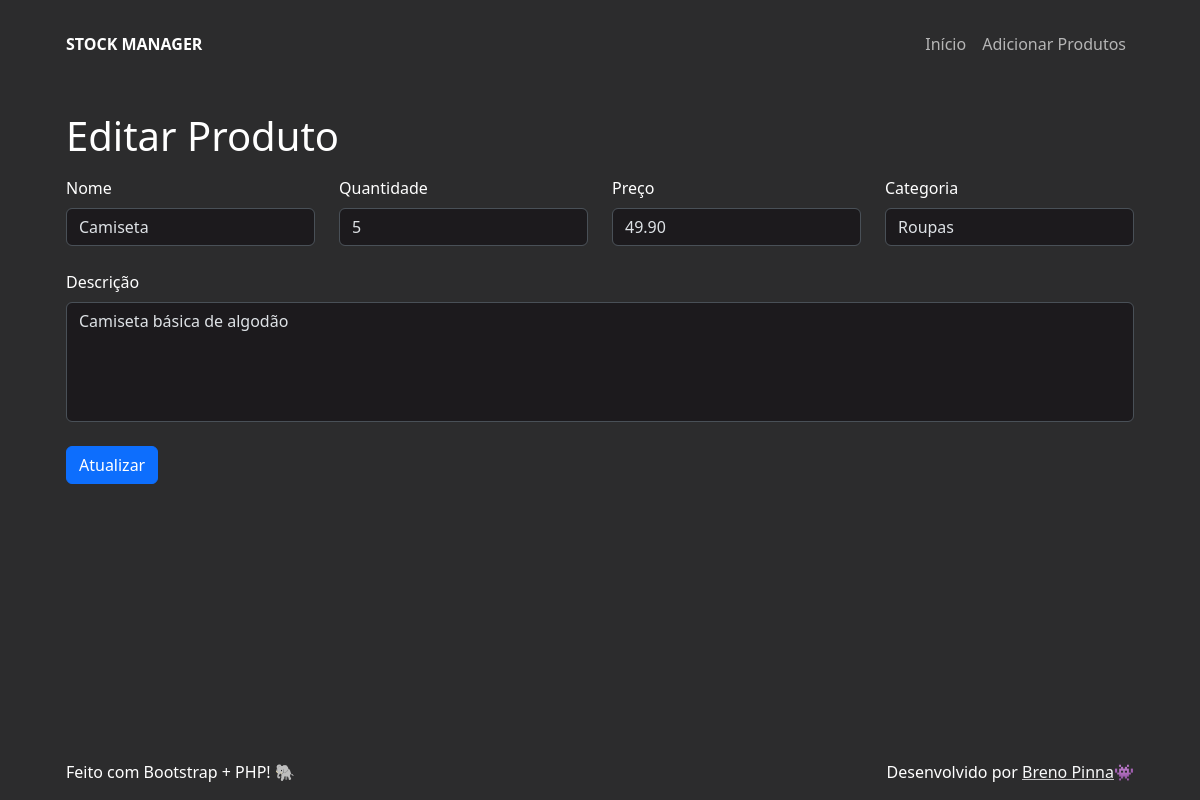
The app's page /update?id=1 with its own data.
### tables this page shows
CREATE TABLE products (
  id int NOT NULL AUTO_INCREMENT,
  name varchar(255) NOT NULL,
  quantity int NOT NULL,
  category varchar(255) NOT NULL,
  price decimal(10, 2) NOT NULL,
  description varchar(1000) NOT NULL,
  created_at timestamp DEFAULT CURRENT_TIMESTAMP,
  modified_at timestamp DEFAULT CURRENT_TIMESTAMP ON UPDATE CURRENT_TIMESTAMP,
  PRIMARY KEY (id)
);

### src/data/get_product_details.php (called while the page is built, shortened)
<?php
  function get_product_details(int $id){
    try {
      $con = connect();
      $sql = "SELECT * FROM products WHERE products.id = :id;";
      $stmt = $con->prepare($sql);
      $stmt->execute([
        ":id" => $id
      ]);
      $product_details = $stmt->fetch(PDO::FETCH_ASSOC);
      return $product_details;
    } catch (\Throwable $th) {
      return null;
    }
  }

### src/components/product_form.php (the view, shortened to what this page needs)
<?php
  function product_form(FormMode $mode, array $product = []){
    $id = $product['id'] ?? 0;
    $name = $product['name'] ?? "";
    $quantity = $product['quantity'] ?? 1;
    $price = $product['price'] ?? 0.01;
    $category = $product['category'] ?? "";
    $description = $product['description'] ?? "";
    [$path, $button_text] = match($mode) {
      FormMode::CREATE => ['create', "Salvar"],
      FormMode::UPDATE => ['update', "Atualizar"],
    };
    $form_id = $mode == FormMode::CREATE ? "create-product" : "";
    $form_action = $mode == FormMode::UPDATE ? "/src/data/{$path}.php" : "";
    $input_hidden = $mode == FormMode::UPDATE ? "<input type='hidden' name='id' value={$id}>" : "";
    return <<<HTML
    <div class="gy-4">
      <form id="{$form_id}" action="{$form_action}" method="post">
        {$input_hidden}
        <div class="row row-gap-2">
          <div class="col-12 col-sm-3">
            <label for="name" class="form-label">Nome</label>
            <input
              type="text"
              class="form-control bg-secondary"
              id="name"
              name="name"
              value="{$name}"
              required />
          </div>
          <div class="col-6 col-sm-3">
            <label for="quantity" class="form-label">Quantidade</label>
            <input
              type="number"
              step="1"
              min="1"
              class="form-control bg-secondary"
              id="quantity"
              name="quantity"
              value="{$quantity}"
              required />
          </div>
          <div class="col-6 col-sm-3">
            <label for="price" class="form-label">Preço</label>
            <input
              type="number"
              step="0.01"
              min="0.01"
              class="form-control bg-secondary"
              id="price"
              name="price"
              value="{$price}"
              required />
          </div>
          <div class="col-12 col-sm-3">
            <label for="category" class="form-label">Categoria</label>
            <input
              type="text"
              class="form-control bg-secondary"
              id="category"
              name="category"
              value="{$category}"
              required />
          </div>
        </div>
        <div class="row g-0 mt-4">
          <div class="col-12">
            <label for="description" class="form-label">Descrição</label>
            <textarea
              class="form-control bg-secondary resize-none"
              style="height: 120px; resize: none"
              id="description"
              name="description"
              required>{$description}</textarea
            >
          </div>
        </div>
        <button type="submit" class="btn btn-primary mt-4">{$button_text}</button>
      </form>
    </div>
HTML;
  }

### assets/theme.css (style rules this page uses)
:root { --overwrite-primary-color: #2c2c2d; --overwrite-secondary-color: #1c1a1d; }
.bg-primary { background-color: var(--overwrite-primary-color) !important; }
.bg-secondary { background-color: var(--overwrite-secondary-color) !important; }

### records on screen
products: name "Camiseta", quantity "5", price "49.90", category "Roupas", description "Camiseta básica de algodão"

### other values on screen
$button_text "Atualizar"
